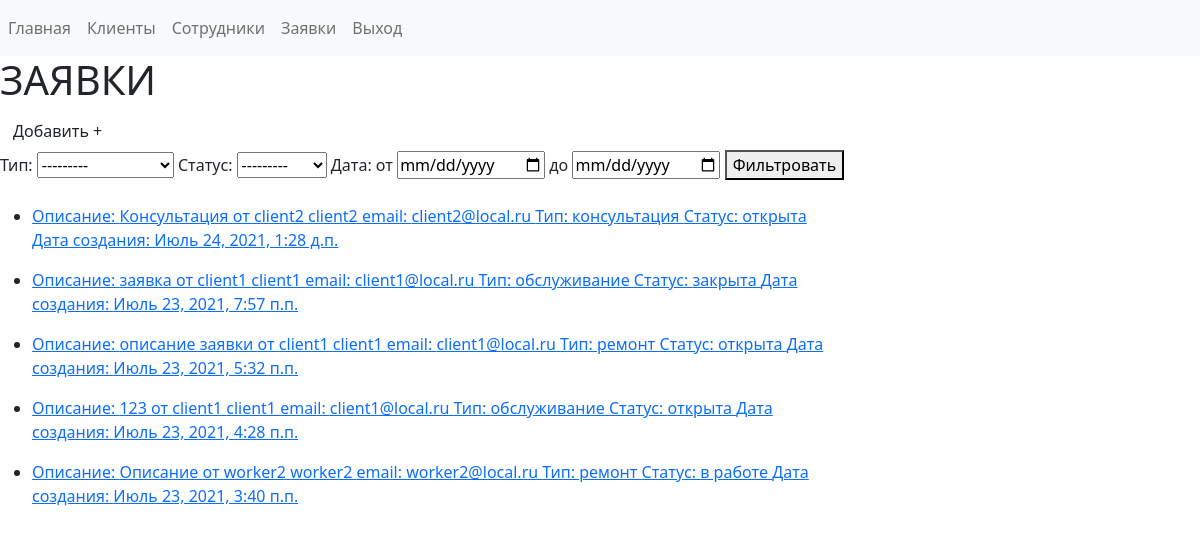
Before: /applications/ (signed in) with the older database file.
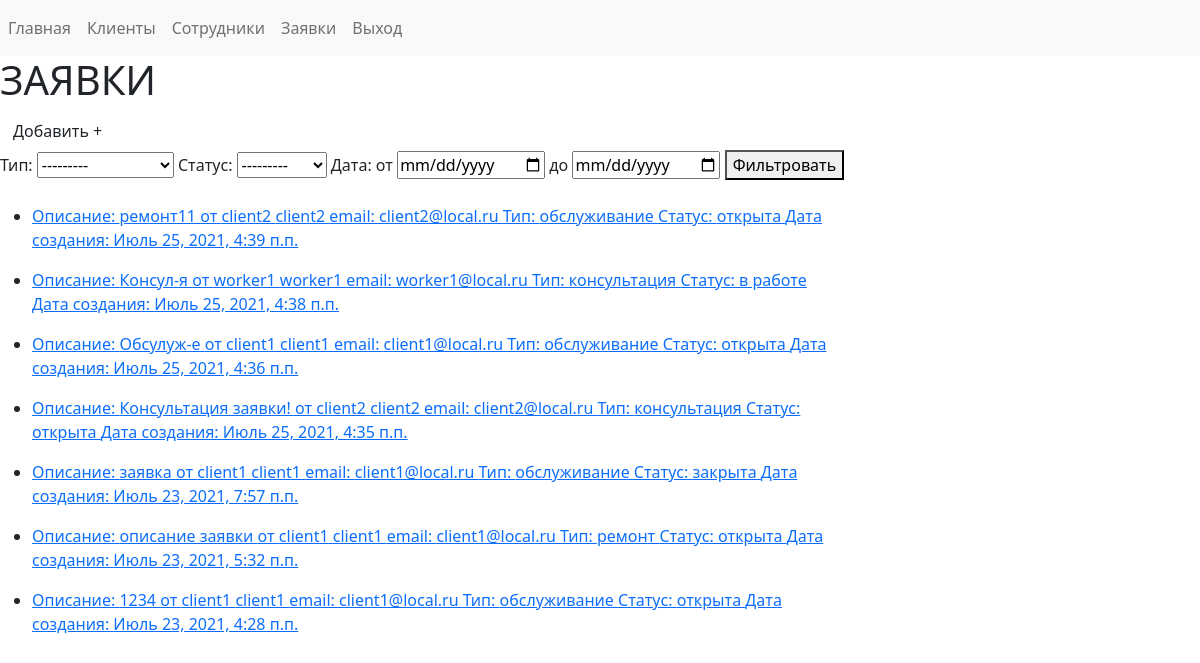
After: the same page with the newer database file.
### main_app/models.py (models this page shows)
class Application(models.Model):
    class Meta:
        ordering = ['-created']
    TITLE_CHOICES = (
        ('ремонт', 'ремонт'),
        ('обслуживание', 'обслуживание'),
        ('консультация', 'консультация'),
    )
    STATUS_CHOICES = (
        ('открыта', 'открыта'),
        ('в работе', 'в работе'),
        ('закрыта', 'закрыта'),
    )
    client = models.ForeignKey(
        to=Client, on_delete=models.CASCADE,
        db_index=True, verbose_name='клиент', related_name='user')
    worker = models.ForeignKey(
        to=Client, on_delete=models.CASCADE, blank=True, db_index=True,
        null=True, verbose_name='сотрудник', related_name='user_w')
    title = models.CharField(
        max_length=16, choices=TITLE_CHOICES, verbose_name='тип заявки')
    content = models.CharField(max_length=256, verbose_name='описание заявки')
    status = models.CharField(
        max_length=16, choices=STATUS_CHOICES, verbose_name='статус заявки')
    is_active = models.BooleanField(
        default=True, db_index=True, verbose_name='активна')
    created = models.DateTimeField(auto_now_add=True, verbose_name='создана')
    edited = models.DateTimeField(auto_now=True, verbose_name='изменена')
    def __str__(self):
        return str(self.title)

### auth_app/models.py (models this page shows, shortened)
class Client(models.Model):
    first_name = models.CharField(
        max_length=128, blank=False, verbose_name='имя')
    last_name = models.CharField(
        max_length=128, blank=False, verbose_name='фамилия')
    phone_regex = RegexValidator(regex=r'^\+7\d{10}$')
    phone_number = models.CharField(validators=[phone_regex], max_length=12,
                                    blank=True, verbose_name='номер телефона')
    email = models.EmailField(blank=True, verbose_name='email')
    is_active = models.BooleanField(
        default=True, db_index=True, verbose_name='актив')
    is_worker = models.BooleanField(
        default=False, db_index=True, verbose_name='сотрудник')
    created = models.DateTimeField(auto_now_add=True, verbose_name='создан')
    edited = models.DateTimeField(auto_now=True, verbose_name='изменен')

### main_app/views.py (the view)
# urls.py: path('applications/', main_app.ApplicationListView.as_view(),
class ApplicationListView(ListView):
    model = Application
    template_name = 'main_app/applications.html'
    @method_decorator(user_passes_test(lambda u: u.is_staff))
    def dispatch(self, *args, **kwargs):
        return super().dispatch(*args, **kwargs)
    def get_context_data(self, **kwargs):
        context = super().get_context_data(**kwargs)
        form = ApplicationAddForm(
            data=self.request.GET, use_required_attribute=False)
        context['form'] = form
        context['title'] = 'заявки'
        context['date_gte'] = self.request.GET.get('date_gte')
        context['date_lte'] = self.request.GET.get('date_lte')
        return context
    def get_queryset(self):
        queryset = self.model.objects.filter(is_active=True).select_related()
        title = self.request.GET.get('title')
        if title:
            queryset = queryset.filter(title=title)
        status = self.request.GET.get('status')
        if status:
            queryset = queryset.filter(status=status)
        date_gte = self.request.GET.get('date_gte')
        if date_gte:
            date__gte = datetime.strptime(date_gte, '%Y-%m-%d').date()
            queryset = queryset.filter(created__gte=date__gte)
        date_lte = self.request.GET.get('date_lte')
        if date_lte:
            date__lte = datetime.strptime(date_lte, '%Y-%m-%d').date()
            queryset = queryset.filter(created__lte=date__lte)
        return queryset

### main_app/forms.py
class ApplicationAddForm(forms.ModelForm):
    def __init__(self, *args, **kwargs):
        super().__init__(*args, **kwargs)
        self.fields['worker'].queryset = Client.objects.filter(is_worker=True)
    class Meta:
        model = Application
        fields = ('client', 'worker', 'title', 'content', 'status')
        widgets = {
            'content': Textarea(),
        }

### main_app/templates/main_app/applications.html (shortened to what this page needs)
{% extends 'main_app/base.html' %}
{% block content %}
    {{ block.super }}
    <a class="btn" href="{% url 'main:applications_add' %}">
        Добавить +
    </a>
    <br>
    <form action="." method="get">
        Тип: {{ form.title }}
        Статус: {{ form.status }}
        Дата: от <input type="date" name="date_gte" value="{{ date_gte }}">
        до <input type="date" name="date_lte" value="{{ date_lte }}">
        <button>Фильтровать</button>
    </form>
    <br>
    <div class="col-10">
        {% for application in object_list %}
            <div class="col-10">
                <ul>
                    <li>
                        <a href="{% url 'main:applications_edit' application.id %}">
                            Описание: {{ application.content }}
                            от {{ application.client.first_name }} {{ application.client.last_name }}
                            email: {{ application.client.email }}
                            Тип: {{ application }}
                            Статус: {{ application.status }}
                            Дата создания: {{ application.created }}
                        </a>
                    </li>
                </ul>
            </div>
        {% endfor %}
    </div>
{% endblock %}

### main_app/templates/main_app/base.html (shortened to what this page needs)
<!doctype html>
<html lang=ru>
<head>
    {% block css %}
        <link href="https://cdn.jsdelivr.net/npm/bootstrap@5.0.1/dist/css/bootstrap.min.css"
              rel="stylesheet"
>
    {% endblock %}
</head>
<body>
    {% block content %}
        {% include 'main_app/includes/inc_menu.html' %}
        <h1>{{ title|upper }}</h1>
    {% endblock %}
</body>
</html>

### main_app/templates/main_app/includes/inc_menu.html
<nav class="navbar navbar-expand-lg navbar-light bg-light">
    <div class="collapse navbar-collapse" id="navbarSupportedContent">
        <ul class="navbar-nav mr-auto">
            {% if user.is_authenticated %}
                <li class="nav-item active">
                    <a class="nav-link"
                       href="{% url 'main:main' %}">Главная</a>
                </li>
                <li class="nav-item">
                    <a class="nav-link"
                       href="{% url 'auth:clients' %}">Клиенты</a>
                </li>
                <li class="nav-item">
                    <a class="nav-link"
                       href="{% url 'auth:workers' %}">Сотрудники</a>
                </li>
                <li class="nav-item">
                    <a class="nav-link"
                       href="{% url 'main:applications' %}">Заявки</a>
                </li>
                <li class="nav-item">
                    <a class="nav-link"
                       href="{% url 'auth:logout' %}">Выход</a>
                </li>
            {% endif %}
        </ul>
    </div>
</nav>

Changed rows visible on the page:
removed Application: content "Консультация", client.first_name "client2", client.last_name "client2", client.email "client2@local.ru", title "консультация", status "открыта", created "Июль 24, 2021, 1:28 д.п."
removed Application: content "Описание", client.first_name "worker2", client.last_name "worker2", client.email "worker2@local.ru", title "ремонт", status "в работе", created "Июль 23, 2021, 3:40 п.п."
added Application: content "ремонт11", client.first_name "client2", client.last_name "client2", client.email "client2@local.ru", title "обслуживание", status "открыта", created "Июль 25, 2021, 4:39 п.п."
added Application: content "Консул-я", client.first_name "worker1", client.last_name "worker1", client.email "worker1@local.ru", title "консультация", status "в работе", created "Июль 25, 2021, 4:38 п.п."
added Application: content "Обсулуж-е", client.first_name "client1", client.last_name "client1", client.email "client1@local.ru", title "обслуживание", status "открыта", created "Июль 25, 2021, 4:36 п.п."
added Application: content "Консультация заявки!", client.first_name "client2", client.last_name "client2", client.email "client2@local.ru", title "консультация", status "открыта", created "Июль 25, 2021, 4:35 п.п."
changed Application "Июль 23, 2021, 4:28 п.п.": content "123" → "1234"
